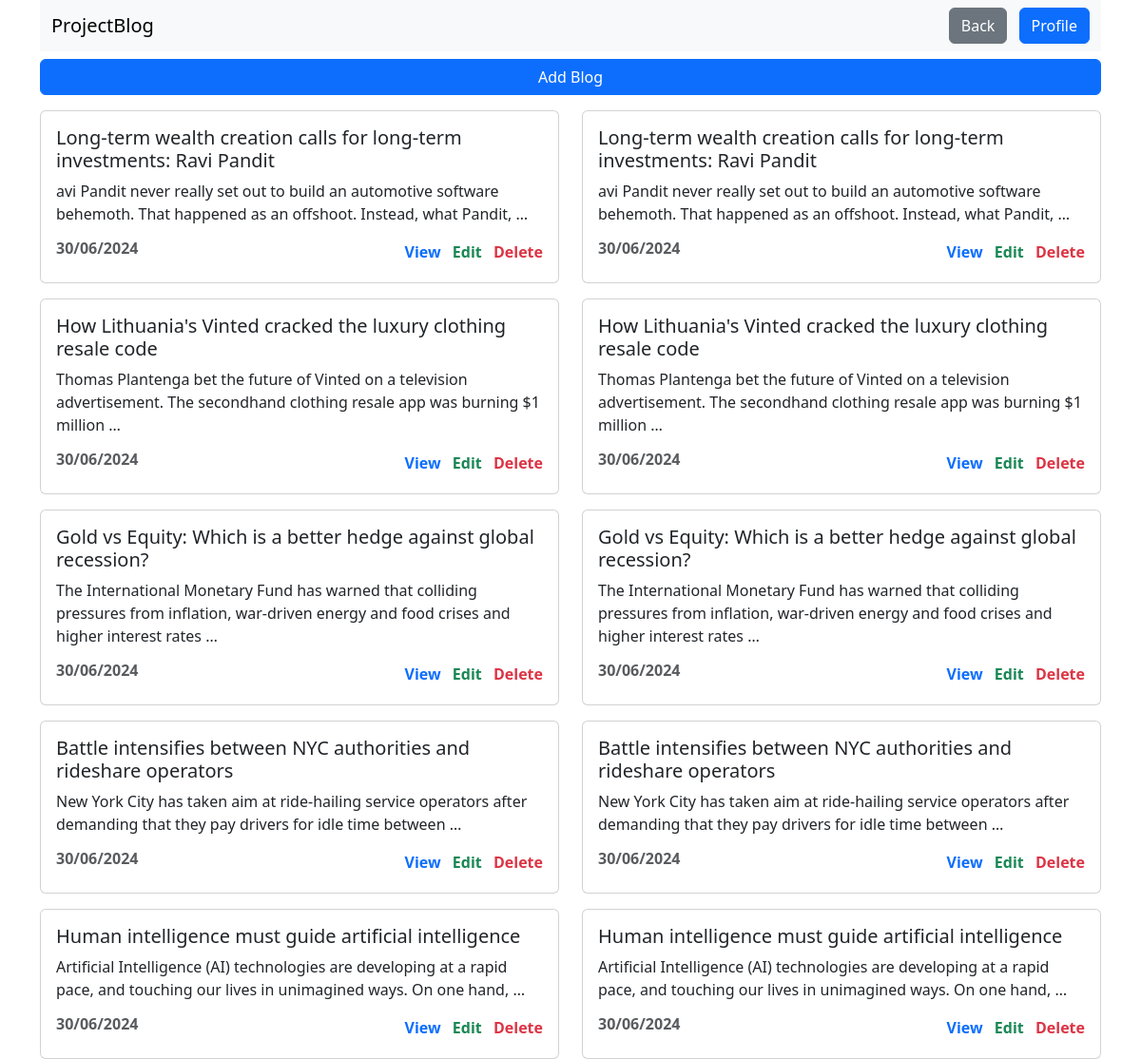
The page /your-blogs/ (signed in) on the database its author committed.
### blog_app/models.py (models this page shows, shortened)
class BlogPost(models.Model):
    title = models.CharField(max_length=200)
    content = models.TextField()
    publication_date = models.DateTimeField(auto_now_add=True)
    author = models.ForeignKey(
        User,
        on_delete=models.CASCADE,
    )

### blog_app/views.py (the view)
# urls.py: path('your-blogs/', views.your_blogs_view, name='your_blogs'),
@login_required
def your_blogs_view(request):
    current_page = 'your_blogs'
    blogs = BlogPost.objects.filter(author=request.user).order_by('-id')
    context = {
        'current_page': current_page,
        'blogs': blogs
    }
    return render(request, 'your_blogs.html', context)

### templates/your_blogs.html (shortened to what this page needs)
{% extends 'base.html' %}
{% block content %}
    <a href="{% url 'add_blog' %}" class="btn btn-primary w-100 mt-2" type="submit">Add Blog</a>
    <div class="row">
        {% for blog in blogs %}
            <div class="col-12 col-md-6">
                <div class="card mt-3">
                    <div class="card-body">
                        <h5 class="card-title">{{ blog.title }}</h5>
                        <p class="card-text">{{ blog.content|truncatewords:20 }}</p>
                        <div class="d-flex justify-content-between">
                            <span class="card-subtitle mb-2 text-body-secondary fw-bold">{{ blog.publication_date|date:"d/m/Y" }}</span>
                            <div>
                                <a href="{% url 'blog_details' blog.id %}" class="card-subtitle mb-2 text-primary fw-bold me-2  text-decoration-none">View</a>
                                <a href="{% url 'edit_blog' blog.id %}" class="card-subtitle mb-2 text-success fw-bold me-2  text-decoration-none">Edit</a>
                                <a href="{% url 'delete_blog' blog.id %}"
                                    onclick="return confirm('Do you want to delete {{ blog.title }}?')"
                                    class="card-subtitle mb-2 text-danger fw-bold text-decoration-none">
                                Delete
                                </a>
                            </div>
                        </div>
                    </div>
                </div>
            </div>
        {% empty %}
        <p class="text-center mt-5">Empty</p>
        {% endfor %}
    </div>
{% endblock %}

### rows shown on the page
BlogPost: title "Long-term wealth creation calls for long-term investments: Ravi Pandit", content "avi Pandit never really set out to build an automotive software behemoth. That happened as an offshoot. Instead, what Pandit, …", publication_date "30/06/2024"
BlogPost: title "Long-term wealth creation calls for long-term investments: Ravi Pandit", content "avi Pandit never really set out to build an automotive software behemoth. That happened as an offshoot. Instead, what Pandit, …", publication_date "30/06/2024"
BlogPost: title "How Lithuania's Vinted cracked the luxury clothing resale code", content "Thomas Plantenga bet the future of Vinted on a television advertisement. The secondhand clothing resale app was burning $1 million …", publication_date "30/06/2024"
BlogPost: title "How Lithuania's Vinted cracked the luxury clothing resale code", content "Thomas Plantenga bet the future of Vinted on a television advertisement. The secondhand clothing resale app was burning $1 million …", publication_date "30/06/2024"
BlogPost: title "Gold vs Equity: Which is a better hedge against global recession?", content "The International Monetary Fund has warned that colliding pressures from inflation, war-driven energy and food crises and higher interest rates …", publication_date "30/06/2024"
BlogPost: title "Gold vs Equity: Which is a better hedge against global recession?", content "The International Monetary Fund has warned that colliding pressures from inflation, war-driven energy and food crises and higher interest rates …", publication_date "30/06/2024"
BlogPost: title "Battle intensifies between NYC authorities and rideshare operators", content "New York City has taken aim at ride-hailing service operators after demanding that they pay drivers for idle time between …", publication_date "30/06/2024"
BlogPost: title "Battle intensifies between NYC authorities and rideshare operators", content "New York City has taken aim at ride-hailing service operators after demanding that they pay drivers for idle time between …", publication_date "30/06/2024"
BlogPost: title "Human intelligence must guide artificial intelligence", content "Artificial Intelligence (AI) technologies are developing at a rapid pace, and touching our lives in unimagined ways. On one hand, …", publication_date "30/06/2024"
BlogPost: title "Human intelligence must guide artificial intelligence", content "Artificial Intelligence (AI) technologies are developing at a rapid pace, and touching our lives in unimagined ways. On one hand, …", publication_date "30/06/2024"
